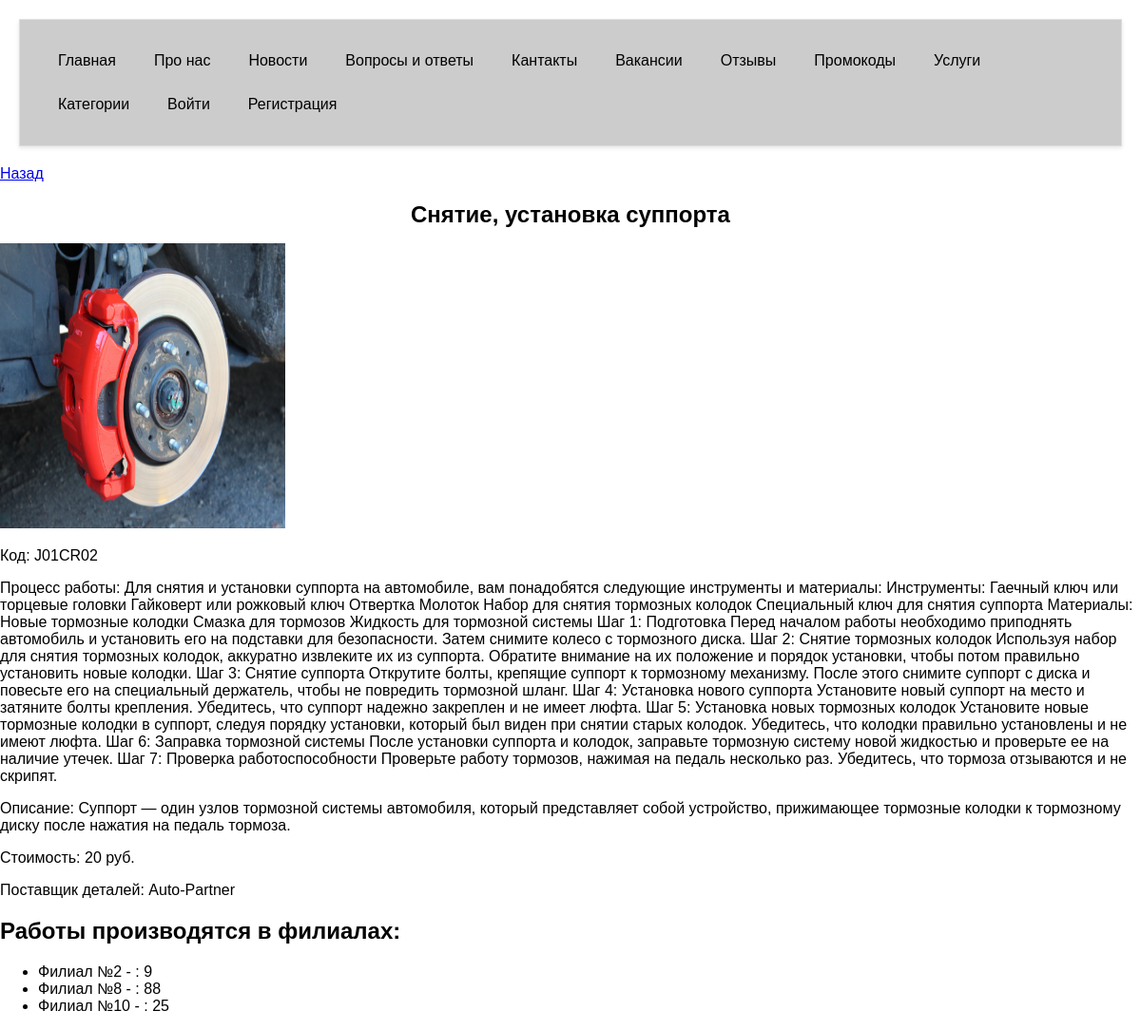
The app's page /cars/4/ with its own data.
### sto/models.py (models this page shows, shortened)
class Cars(models.Model):
    name = models.CharField(max_length=255)
    code = models.CharField(max_length=9)
    instructions = models.TextField()
    description = models.TextField()
    cost = models.PositiveIntegerField(default=1)
    photo = models.ImageField(upload_to='images/')
    categories = models.ForeignKey(Categories, related_name="cars", on_delete=models.CASCADE)
    suppliers = models.ForeignKey(Supplier, related_name="suppliers", on_delete=models.CASCADE)

class Supplier(models.Model):
    name = models.CharField(max_length=255)
    address = models.CharField(max_length=255)
    phone = models.CharField(max_length=15)
    cars = models.ManyToManyField('Cars', related_name="supplier", through='Supply')

class DepartmentCar(models.Model):
    department = models.ForeignKey(Department, on_delete=models.CASCADE)
    car = models.ForeignKey(Cars, on_delete=models.CASCADE)
    quantity = models.PositiveIntegerField(default=0)

class Department(models.Model):
    no = models.CharField(max_length=255)
    address = models.CharField(max_length=255)
    master = models.CharField(max_length=255)
    open = models.TimeField(default='10:51:24.543425')
    close = models.TimeField(default='10:51:24.543425')

### sto/views.py (the view)
# urls.py: path('cars/<int:pk>/', views.CarsDetailView.as_view(), name='car_detail'),
class CarsDetailView(View):
    model = Cars
    def get(self, request, *args, **kwargs):
        pribor = get_object_or_404(Cars, pk=self.kwargs['pk'])
        departments = DepartmentCar.objects.filter(car=pribor)
        suppliers = pribor.suppliers
        is_staff = request.user.is_staff
        is_super = request.user.is_superuser
        context = {
            'car': pribor,
            'departments': departments,
            'suppliers': suppliers,
            'is_staff': is_staff,
            'is_super': is_super,
        }
        return render(request, "car_detail.html", context)

### sto/templates/car_detail.html (shortened to what this page needs)
<!DOCTYPE html>
<html lang="en">
<head>
</head>
<div class="navbar">
    <a href="{% url 'home' %}">Главная</a>
    <a href="{% url 'about' %}">Прo нас</a>
    <a href="{% url 'news' %}">Новости</a>
    <a href="{% url 'terms' %}">Вопросы и ответы</a>
    <a href="{% url 'contacts' %}">Кантакты</a>
    <a href="{% url 'vacancies' %}">Вакансии</a>
    <a href="{% url 'reviews' %}">Отзывы</a>
    <a href="{% url 'promocodes' %}">Промокоды</a>
    <a href="{% url 'cars' %}">Услуги</a>
    <a href="{% url 'catigories' %}">Категории</a>
    {% if user.is_authenticated %}
        {% if is_super %}
            <a href="{% url 'suppliers' %}">Поставщики</a>
            <a href="{% url 'departments' %}">Филиалы</a>
            <a href="{% url 'department_revenue_chart' %}">Графики выручки по филиалам</a>
            <a href="{% url 'pribor_stat' %}">Статистика по услугам</a>
            <a href="{% url 'clients' %}">Статистика клиентов</a>
            <a href="{% url 'sales' %}">Продаж</a>
            <a href="{% url 'logout' %}">Выйти</a>
        {% elif user.is_staff %}
            <a href="{% url 'suppliers' %}">Поставщики</a>
            <a href="{% url 'orders' %}">Заказы</a>
            <a href="{% url 'logout' %}">Выйти</a>
        {% else %}
            <a href="{% url 'departments' %}">Филиалы</a>
            <a href="{% url 'orders_list' user.id  %}">Мои заказы</a>
            <a href="{% url 'deteil_facts' %}">Факты</a>
            <a href="{% url 'logout' %}">Выйти</a>
        {% endif %}
    {% else %}
        <a href="{% url 'login' %}">Войти</a>
        <a href="{% url 'register' %}">Регистрация</a>
    {% endif %}
</div>
<body>
    <a href="{% url 'cars' %}">Назад</a>
    <h1>{{ car.name }}</h1>
    <img src="{{ car.photo.url }}" height="300" width="300">
    <p>Код: {{ car.code }}</p>
    <p>Процесс работы: {{ car.instructions }}</p>
    <p>Описание: {{ car.description }}</p>
    <p>Стоимость: {{ car.cost }} руб.</p>
    <p>Поставщик деталей: {{ suppliers.name }}</p>
    <h2>Работы производятся в филиалах:</h2>
    <ul>
        {% for department in departments %}
            <li>
                {{ department.department.no }} -
                : {{ department.quantity }}
            </li>
        {% endfor %}
    </ul>
</body>
</html>

### sto/templates/car_detail.html (style rules this page uses)
body { font-family: Arial, sans-serif; margin: 0; padding: 0; }
.navbar { background-color: #333; background-color: #ccc; overflow: hidden; }
.navbar a { float: left; display: block; color: black; text-align: center; padding: 14px 20px; text-decoration: none; }
h1 { font-size: 24px; text-align: center; margin-top: 20px; }
div { margin: 20px; padding: 20px; background-color: #f9f9f9; border: 1px solid #ddd; box-shadow: 0 2px 4px rgba(0, 0, 0, 0.1); }

### records on screen
Cars: name "Cнятие, установка суппорта", photo (picture), code "J01CR02", instructions "Для снятия и установки суппорта на автомобиле, вам понадобятся следующие инструменты и материалы: Инструменты: Гаечный ключ или торцевые головки Гайковерт или рожковый ключ Отвертка Молоток Набор для снятия тормозных колодок Специальный ключ для снятия суппорта Материалы: Новые тормозные колодки Смазка для тормозов Жидкость для тормозной системы Шаг 1: Подготовка Перед началом работы необходимо приподнять автомобиль и установить его на подставки для безопасности. Затем снимите колесо с тормозного диска. Шаг 2: Снятие тормозных колодок Используя набор для снятия тормозных колодок, аккуратно извлеките их из суппорта. Обратите внимание на их положение и порядок установки, чтобы потом правильно…", description "Суппорт — один узлов тормозной системы автомобиля, который представляет собой устройство, прижимающее тормозные колодки к тормозному диску после нажатия на педаль тормоза.", cost "20"
Supplier: name "Auto-Partner"
DepartmentCar: department.no "Филиал №2", quantity "9"
DepartmentCar: department.no "Филиал №8", quantity "88"
DepartmentCar: department.no "Филиал №10", quantity "25"
